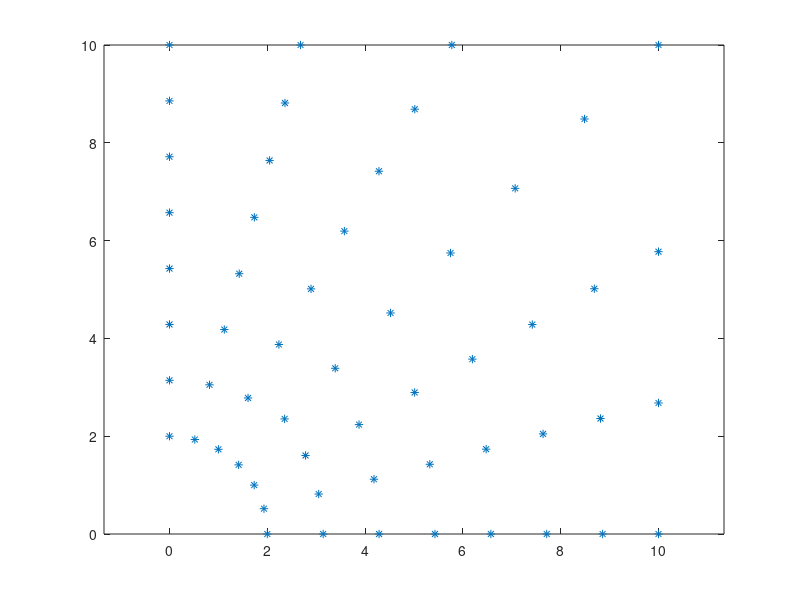

Here is the MATLAB script that generated this plot: (Note: this script raises an error after producing the figure.)

clf

% defined coordinates

nf=7;
nr=6;  % must be even
R1=2;
R2=10;
coord=[];
for R=R1:(R2-R1)/nf:R2
for fi=0:pi/2/nr:pi/2
   if fi<pi/4
     Rf=(R1-R)/(R1-R2)*R/cos(fi)+(R2-R)/(R2-R1)*R;
     coord=[coord;Rf*cos(fi) Rf*sin(fi)];
   else
     Rf=(R1-R)/(R1-R2)*R/sin(fi)+(R2-R)/(R2-R1)*R;
     coord=[coord;Rf*cos(fi) Rf*sin(fi)];
   end
end
   
end
plot(coord(:,1),coord(:,2),'*')
axis equal
hold on

% global dof for nodal points

ndof=0;
dof=[];
for R=R1:(R2-R1)/nf:R2
  for fi=0:pi/2/nr:pi/2
    ndof=ndof+1;
    dof=[dof; ndof];
  end
end

% topology matriz

nelm=0;

edof=[];
for fn=0:nf-1
 
  for ir=0:nr-1
     n1=fn*(nr+1)+1+ir;
     n2=fn*(nr+1)+2+ir;
     n3=(fn+1)*(nr+1)+1+ir;
     n4=(fn+1)*(nr+1)+2+ir;    

     nelm=nelm+1;
     edof=[edof; nelm n3 n2 n1];
     nelm=nelm+1;
     edof=[edof; nelm n3 n4 n2];
  end
end

[ex,ey]=coordxtr(edof,coord,dof,3);
eldraw2(ex,ey,[1 2 0],edof(:,1))
%pause

% Define boundary conditions
%
% find nodal points on boundaries

bc3=find(abs(coord(:,1)-R2)<1e-3);
bc4=find(abs(coord(:,2)-R2)<1e-3);
bcarc=find(abs(coord(:,1).^2+coord(:,2).^2-R1^2)<1e-3);


bcarc(:,2)=1000; % circle
bc3(:,2)=100;    % top boundary
bc4(:,2)=100;    % right boundary

bc=[bcarc;bc3;bc4];





































